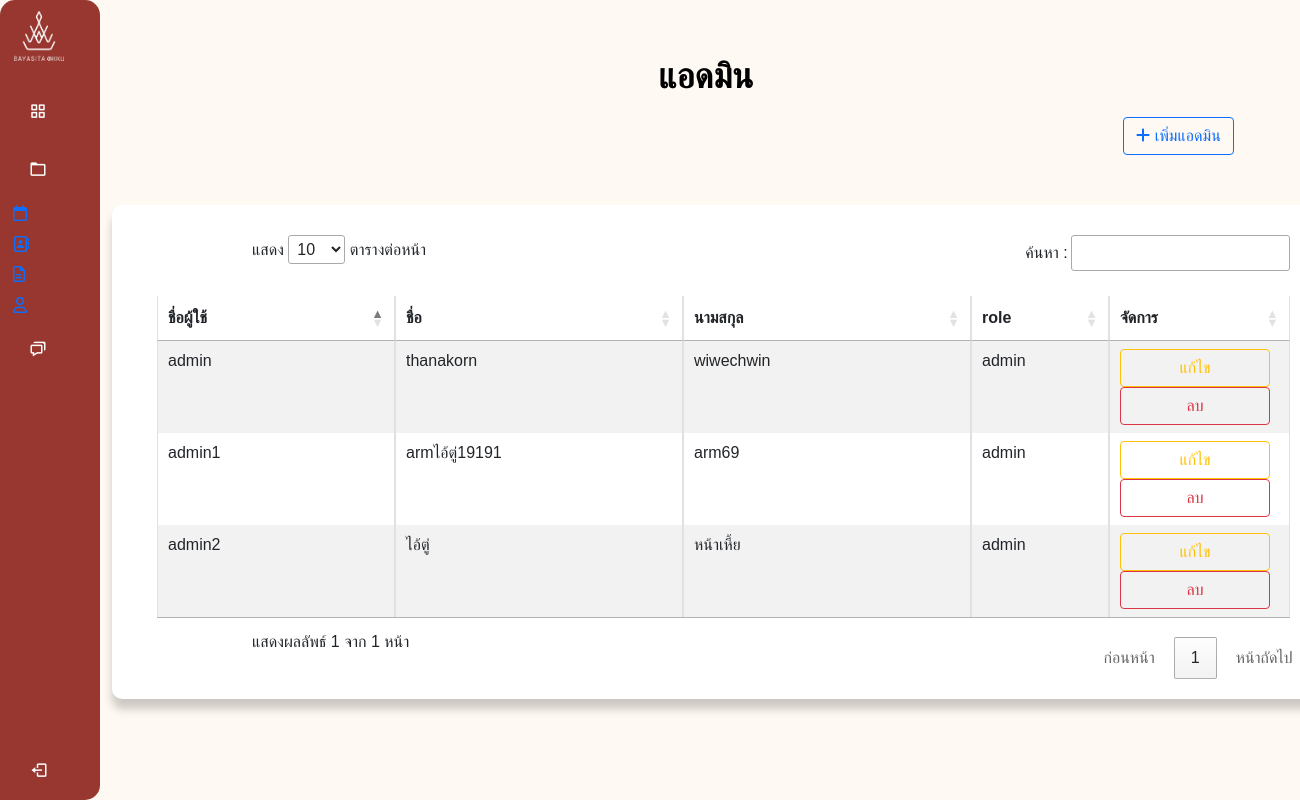
The page /ad_admin.php on the database its author committed.
### tables this page shows
CREATE TABLE `user` (
  `User_id` int(10) NOT NULL,
  `User_username` varchar(30) NOT NULL,
  `User_Password` varchar(50) NOT NULL,
  `User_Fname` varchar(50) NOT NULL,
  `User_Lname` varchar(50) NOT NULL,
  `User_Tel` varchar(10) NOT NULL,
  `User_Email` varchar(50) NOT NULL,
  `User_Birthday` date NOT NULL,
  `Usertype_Id` int(1) NOT NULL
);

CREATE TABLE `usertype` (
  `UserType_Id` int(11) NOT NULL,
  `UserType_Name` varchar(10) NOT NULL
);

### ad_admin.php (the view, shortened to what this page needs)
<!DOCTYPE html>
<html lang="en">
<head>
	<link rel="stylesheet" href="./css/ad_admin.css">
	<link rel="stylesheet" type="text/css" href="https://cdn.datatables.net/1.10.21/css/jquery.dataTables.min.css" />
</head>
<body>
	<?php
	include "./ad_Slidebar.php";
	?>
	<tbody>
		<div class="container">
			<div style="height:50px;"></div>
			<div class="well" style="margin:auto; padding:auto; width:110%;">
				<span style="font-size:35px; color:#000">
					<center><strong>แอดมิน </strong></center>
				</span>
				<span class="add"><a href="./ad_admininfo.php" data-toggle="modal" class="btn btn-outline-primary ml-5" ><i class="fa-solid fa-plus"></i> เพิ่มแอดมิน</a></span>
				<div class="appeal-container">
					<div class="appeal-content">
						<div class="appeal-content-info">
							<table id="myTable" class="table table-striped table-bordered table-hover" style="margin-left: -95px;">
								<thead>
									<th style="width: 200px;">ชื่อผู้ใช้</th>
									<th style="width: 250px;">ชื่อ</th>
									<th style="width: 250px;">นามสกุล</th>
									<th style="width: 100px;">role</th>
									<th>จัดการ</th>
								</thead>
								<tbody>
									<?php
									include "./config/db.php";
									$query = mysqli_query($conn, "select * from user ,usertype where user.Usertype_Id=1 and usertype.UserType_Id=1");
									while ($row = mysqli_fetch_array($query)) {
									?>
										<tr>
											<td><?php echo $row['User_username']; ?></td>
											<td><?php echo $row['User_Fname']; ?></td>
											<td><?php echo $row['User_Lname']; ?></td>
											<td><?php echo $row['UserType_Name']; ?></td>
											<td>
												<a type="button" style="width: 150px;" class="btn btn-outline-warning"
                                					href="./editadminform.php?User_id=<?php echo $row['User_id']; ?>" onclick="return confirm('คุณต้องการแก้ไขใช่หรือไม่')" >แก้ไข</a>
												<a type="button" style="width: 150px;" class="btn btn-outline-danger"
                                					href="./delete_admin.php?User_id=<?php echo $row['User_id']; ?>" onclick="return confirm('คุณต้องการลบใช่หรือไม่')" >ลบ</a>
											</td>
										</tr>
									<?php
									}
									?>
								</tbody>
							</table>
						</div>
					</div>
</body>
</html>

### css/ad_admin.css (style rules this page uses)
body { background-color: #fff9f3 !important; font-family: sans-serif; }
.add { margin-left: 84%; margin-top: 3%; }
.table { margin-top: 5%; width: 50%; }
.appeal-container { padding-top: 30px; width: 100%; height: auto; border-radius: 25px; }
.appeal-content { background-color: #fff; border-radius: 10px; box-shadow: 0 10px 10px rgba(0, 0, 0, 0.2); display: flex; max-width: 100%; margin: 20px; overflow: hidden; width: 100%; }
.appeal-content-info { padding: 20px; position: relative; width: 100%; }

### css/ad_Slidebar.css (style rules this page uses)
* { margin: 0; padding: 0; box-sizing: border-box; font-family: sans-serif; }

### rows shown on the page
user: User_username "admin", User_Fname "thanakorn", User_Lname "wiwechwin", Usertype_Id.UserType_Name "admin", $row['User_id'] 1 (drawn)
user: User_username "admin1", User_Fname "armไอ้ตู่19191", User_Lname "arm69", Usertype_Id.UserType_Name "admin"
user: User_username "admin2", User_Fname "ไอ้ตู่", User_Lname "หน้าเหี้ย", Usertype_Id.UserType_Name "admin"
